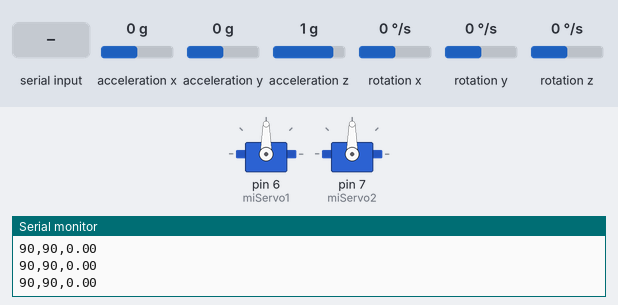
Simulated run of this sketch. Board: Arduino Uno, built with avr-gcc and run on an emulated ATmega328P. Parts: 2 × servo, the last lines printed to the serial monitor. The inputs (shaded band) are chosen by the test bench; at power-on: acceleration x 0 g, acceleration y 0 g, acceleration z 1 g, rotation x 0 °/s, rotation y 0 °/s, rotation z 0 °/s.

Above: at 10.1 s.
10.2 s: "A,45\n" received over Serial
At 11.1 s:
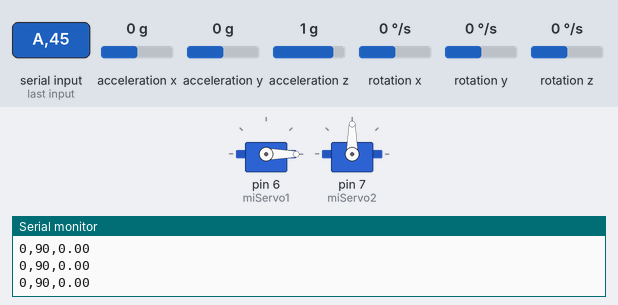
11.7 s: "B,45\n" received over Serial
At 12.9 s:
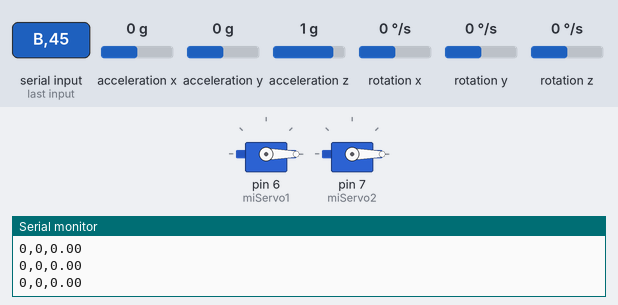
13.2 s: "A90\n" received over Serial
At 14.4 s:
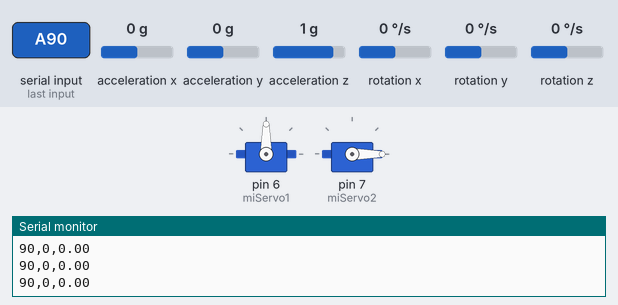
14.7 s: "B90\n" received over Serial
At 15.2 s:
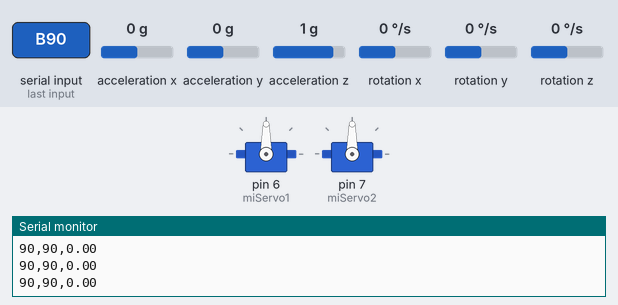
16.2 s: "A\n" received over Serial
At 17.0 s:
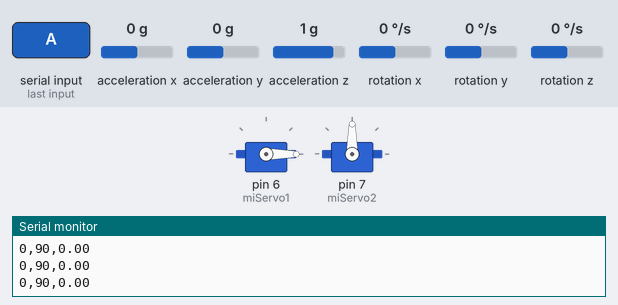
Timing chart, 0 to 18.7 s (numbered marks = the images above; inputs shaded):
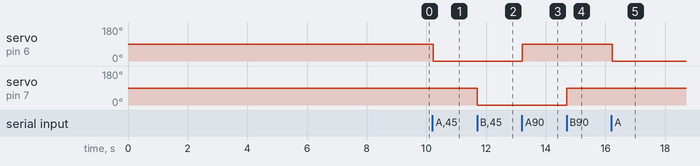

The sketch:

livepy_mpuread.ino
```cpp
#include "I2Cdev.h"
#include "MPU6050.h"
#include "Wire.h"
#include <Servo.h>

MPU6050 sensor;
Servo miServo1;
Servo miServo2;

// --- VARIABLES DEL MPU6050 ---
int ax, ay, az;
int gx, gy, gz;
long f_ax, f_ay, f_az; int p_ax, p_ay, p_az;
long f_gx, f_gy, f_gz; int p_gx, p_gy, p_gz;
int ax_o, ay_o, az_o; int gx_o, gy_o, gz_o;

float ang_x;
float ang_x_prev = 0;
long tiempo_prev = 0;

// --- VARIABLES DE LOS SERVOS ---
int angle1 = 90;
int angle2 = 90;

void setup() {
  // Velocidad de 57600 para que el MPU no se sature
  Serial.begin(57600);
  Wire.begin();
  sensor.initialize();

  // Configuración del Motor 1
  miServo1.write(angle1);
  miServo1.attach(6);

  // Configuración del Motor 2
  miServo2.write(angle2);
  miServo2.attach(7);

  // Proceso de calibración inicial
  Serial.println("Calibrando MPU6050...");
  calibrarMPU();
  Serial.println("Listo. Esperando comando de Python...");

  // Inicializar reloj del filtro
  tiempo_prev = millis();
}

void loop() {
  // 1. LEER EL COMANDO DESDE PYTHON CON PROTOCOLO A/B
  if (Serial.available() > 0) {
    String mensaje = Serial.readStringUntil('\n');

    // ¿El mensaje es para el Motor 1?
    if (mensaje.charAt(0) == 'A') {
      int nuevo_angulo1 = mensaje.substring(1).toInt();
      if (nuevo_angulo1 >= 0 && nuevo_angulo1 <= 180) {
        angle1 = nuevo_angulo1; // Actualizamos la memoria
        miServo1.write(angle1); // Movemos el motor
      }
    }

    // ¿El mensaje es para el Motor 2?
    else if (mensaje.charAt(0) == 'B') {
      int nuevo_angulo2 = mensaje.substring(1).toInt();
      if (nuevo_angulo2 >= 0 && nuevo_angulo2 <= 180) {
        angle2 = nuevo_angulo2; // Actualizamos la memoria
        miServo2.write(angle2); // Movemos el motor
      }
    }
  }

  // 2. CÁLCULO DE TIEMPO (dt) PARA EL MPU
  float dt = (millis() - tiempo_prev) / 1000.0;
  tiempo_prev = millis();

  // 3. ADQUISICIÓN Y FILTRADO DE DATOS (Filtro Complementario)
  sensor.getAcceleration(&ax, &ay, &az);
  sensor.getRotation(&gx, &gy, &gz);

  float accel_ang_x = atan2(ay, sqrt(pow((float)ax, 2) + pow((float)az, 2))) * (180.0 / 3.14);
  ang_x = 0.98 * (ang_x_prev + (gx / 131.0) * dt) + 0.02 * accel_ang_x;

  if (isnan(ang_x)) { ang_x = 0; }
  ang_x_prev = ang_x;

  // 4. IMPRESIÓN DE DATOS POR SERIAL PARA PYTHON
  // Formato CSV: "Angulo1,Angulo2,AnguloMPU"
  Serial.print(angle1);
  Serial.print(",");
  Serial.print(angle2);
  Serial.print(",");
  Serial.println(ang_x);

  // Pausa de 20ms recomendada para la frecuencia del Servo y del I2C
  delay(20);
}

// --- FUNCIÓN DE CALIBRACIÓN DEL MPU ---
void calibrarMPU() {
  ax_o = sensor.getXAccelOffset(); ay_o = sensor.getYAccelOffset(); az_o = sensor.getZAccelOffset();
  gx_o = sensor.getXGyroOffset(); gy_o = sensor.getYGyroOffset(); gz_o = sensor.getZGyroOffset();

  for(int i = 0; i < 1500; i++) {
    sensor.getAcceleration(&ax, &ay, &az);
    sensor.getRotation(&gx, &gy, &gz);

    f_ax = f_ax - (f_ax >> 5) + ax; p_ax = f_ax >> 5;
    f_ay = f_ay - (f_ay >> 5) + ay; p_ay = f_ay >> 5;
    f_az = f_az - (f_az >> 5) + az; p_az = f_az >> 5;
    f_gx = f_gx - (f_gx >> 3) + gx; p_gx = f_gx >> 3;
    f_gy = f_gy - (f_gy >> 3) + gy; p_gy = f_gy >> 3;
    f_gz = f_gz - (f_gz >> 3) + gz; p_gz = f_gz >> 3;

    if (i % 100 == 0 && i > 0) {
      if (p_ax > 0) ax_o--; else ax_o++;
      if (p_ay > 0) ay_o--; else ay_o++;
      if (p_az - 16384 > 0) az_o--; else az_o++;
      sensor.setXAccelOffset(ax_o); sensor.setYAccelOffset(ay_o); sensor.setZAccelOffset(az_o);
      if (p_gx > 0) gx_o--; else gx_o++;
      if (p_gy > 0) gy_o--; else gy_o++;
      if (p_gz > 0) gz_o--; else gz_o++;
      sensor.setXGyroOffset(gx_o); sensor.setYGyroOffset(gy_o); sensor.setZGyroOffset(gz_o);
    }
    delay(2);
  }
}
```

Measured:
- after the input at 10.2 s, servo on pin 6 (miServo1): 90° → 0° at once
- after the input at 11.7 s, servo on pin 7 (miServo2): 90° → 0° at once
- after the input at 13.2 s, servo on pin 6 (miServo1): 0° → 90° at once
- after the input at 14.7 s, servo on pin 7 (miServo2): 0° → 90° at once
- after the input at 16.2 s, servo on pin 6 (miServo1): 90° → 0° at once
